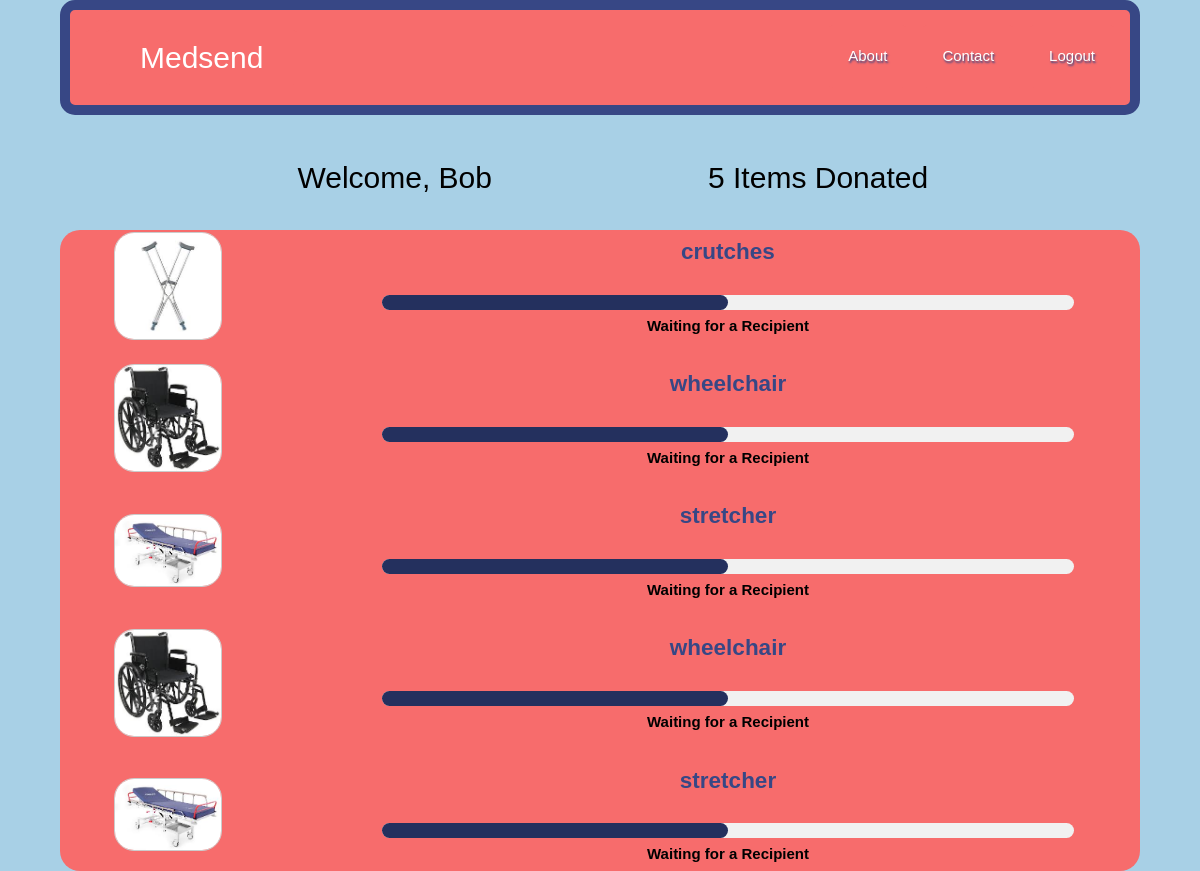
The page /donor/1 on the database its author committed.
### tables this page shows
CREATE TABLE users
               (id int,
                username text,
                password text,
                type text);

CREATE TABLE donations
               (userid int,
                item_type text,
                image text,
                date_donated text,
                date_distributed text);

### app.py (the view)
@app.route('/donor/<userid>')
def donor(userid):
  conn = sqlite3.connect(db_path)
  c = conn.cursor()
  orders = c.execute("SELECT * from donations where userid == "+userid+"")
  data = c.fetchall()
  donations = donations_dict_arr(data)
  title = "MedSend"
  orders = c.execute("SELECT * from users where id == "+userid+"")
  data = c.fetchall()
  username = ""
  for d in data:
    username = d[1]
  return render_template('donor.html', username=username,
		                                 title=title,
		                                 donations=donations)

### app.py (called while the page is built)
def donations_dict_arr(data):
  donations= []
  for d in data:
    item = dict()
    item['userid'] = d[0]
    item['item_type'] = d[1]
    item['image'] = d[2]
    item['date_donated'] = d[3]
    item['date_distributed'] = d[4]
    donations.append(item)
    print(donations)
  return donations

### templates/donor.html (shortened to what this page needs)
<!DOCTYPE html>
<html lang="en">
<head>
	<link rel="stylesheet" href="{{ url_for('static', filename='css/style.css') }}">
	<link rel="stylesheet" href="{{
  url_for('static', filename='css/donor.css') }}">
  <link rel="stylesheet" href="{{ url_for('static', filename='css/bootstrap-grid.css') }}">
  <link rel="stylesheet" href="{{ url_for('static', filename='css/w3.css') }}">
</head>
<body>
 	<div id="header">
 		<nav>
  		<ul>
    	 	<li style="float:left"class="logo"><a class="logo" href="#home">Medsend</a></li>
     		<li style="padding-right:15px"><a class="active" href="#logout">Logout</a></li>
     		<li><a href="#contact">Contact</a></li>
     		<li><a href="#about">About</a></li>
   		</ul>
  	</nav>
	</div>
	<div id="pageGrid">
  	<div id="welcome">
	  	<p>Welcome, {{username}}</p>
  	</div>
  	<div id="numItems">
			<p id="numItemsText">
  	  	{{donations|length}} Items Donated
  		</p>
  	</div>
  	<div id="gallery">
  		<div id="galleryGrid">
    		{% for donation in donations %}
    			<div class="galleryImage">
    				<img src="../{{donation.image}}" alt="{{donation.item_type}}" />
    			</div>
    			<div class="donationData">
    				<p class="itemTypeText">{{donation.item_type}}</p>
	  				{% if donation.date_distributed %}
	  					<div class="w3-light-grey w3-round-xlarge">
								<div class="w3-container w3-blue w3-round-xlarge" style="height:15px;width:50%"></div>
							</div>
							<p class="statusText">
								Waiting for a Recipient
  						</p>
	 					{% endif %}
   				</div>
    		{% endfor %}
    	</div>
  	</div>
	</div>
</body>
</html>

### static/css/style.css (style rules this page uses)
body { background-color: #a8d0e6; width: 90%; margin: auto; }
nav { margin: auto; text-align: center; margin-bottom: 10px; }
.logo { border-radius: 5px; display: block; text-align: center; padding: 5px 35px; text-decoration: none; background-color: none; color: white; font-size: 30px; text-shadow: none; float:left; }
ul { list-style-type: none; width: 100%; margin: auto; padding: 0; padding-top: 15px; padding-bottom: 15px; overflow: hidden; box-sizing: border-box; border-radius: 15px; border: 10px solid #374785; background-color: #F76C6C; }
li { float: right; padding-left: 15px; }
li a { border-radius: 5px; display: block; color: white; text-shadow: 1px 2px 2px #374785; text-align: center; padding: 20px; text-decoration: none; background-color: #F76C6C; }

### static/css/donor.css (style rules this page uses)
html { text-align: center; }
body { display: inline-block; margin: 0px auto; text-align: center; }
#pageGrid { display: grid; grid-template-areas: "welcome numItems" "gallery gallery"; grid-template-rows: auto; grid-template-columns: 1fr 1fr; }
#welcome { grid-area: welcome; font-size: 2em; margin: 0px; margin-right: 20%; text-align: right; vertical-align: middle; line-height: auto; }
#numItems { grid-area: numItems; text-align: left; vertical-align: middle; line-height: auto; margin-left: 20%; font-size: 2em; }
#gallery { grid-area: gallery; background-color: #F76C6C; border-radius: 20px; }
#galleryGrid { display: grid; grid-template-columns: 20% 80%; grid-template-rows: auto; grid-gap: 20px; font-weight: bold; }
.itemTypeText { font-size: 1.5em; text-align: center; margin-top: 5px; margin-bottom: 5px; color: #374785; }
.galleryImage { margin: auto; }
.donationData { vertical-align: middle; margin-top: auto; border-bottom-width: 100%; }
.statusText { text-align: center; margin-top: 5px; margin-bottom: 5px; }
#gallery img { display: block; vertical-align: middle; border: 1px solid #ccc; border-radius: 20px; margin: auto; width: 50%; }
.w3-light-grey { width: 80%; text-align: center; margin: auto; margin-top: 3%; }

### static/css/w3.css (style rules this page uses)
html { box-sizing:border-box }
*,*:before,*:after { box-sizing:inherit }
html { -ms-text-size-adjust:100%;-webkit-text-size-adjust:100% }
body { margin:0 }
article,aside,details,figcaption,figure,footer,header,main,menu,nav,section,summary { display:block }
a { background-color:transparent;-webkit-text-decoration-skip:objects }
img { border-style:none }
html,body { font-family:Verdana,sans-serif;font-size:15px;line-height:1.5 }
html { overflow-x:hidden }
img { margin-bottom:-5px }
a { color:inherit }
.w3-container:after,.w3-container:before,.w3-panel:after,.w3-panel:before,.w3-row:after,.w3-row:before,.w3-row-padding:after,.w3-row-padding:before, .w3-cell-row:before,.w3-cell-row:after,.w3-clear:after,.w3-clear:before,.w3-bar:before,.w3-bar:after { content:"";display:table;clear:both }
.w3-round-xlarge { border-radius:16px }
.w3-container,.w3-panel { padding:0.01em 16px }
.w3-blue,.w3-hover-blue:hover { color:#fff!important;background-color:#24305E!important }
.w3-light-grey,.w3-hover-light-grey:hover,.w3-light-gray,.w3-hover-light-gray:hover { color:#000!important;background-color:#f1f1f1!important }

### rows shown on the page
users: username "Bob"
donations: image (picture), item_type "crutches", date_distributed "Waiting for a Recipient"
donations: image (picture), item_type "wheelchair", date_distributed "Waiting for a Recipient"
donations: image (picture), item_type "stretcher", date_distributed "Waiting for a Recipient"
donations: image (picture), item_type "wheelchair", date_distributed "Waiting for a Recipient"
donations: image (picture), item_type "stretcher", date_distributed "Waiting for a Recipient"

### other values the page prints
{{ donations|length }} "5"
